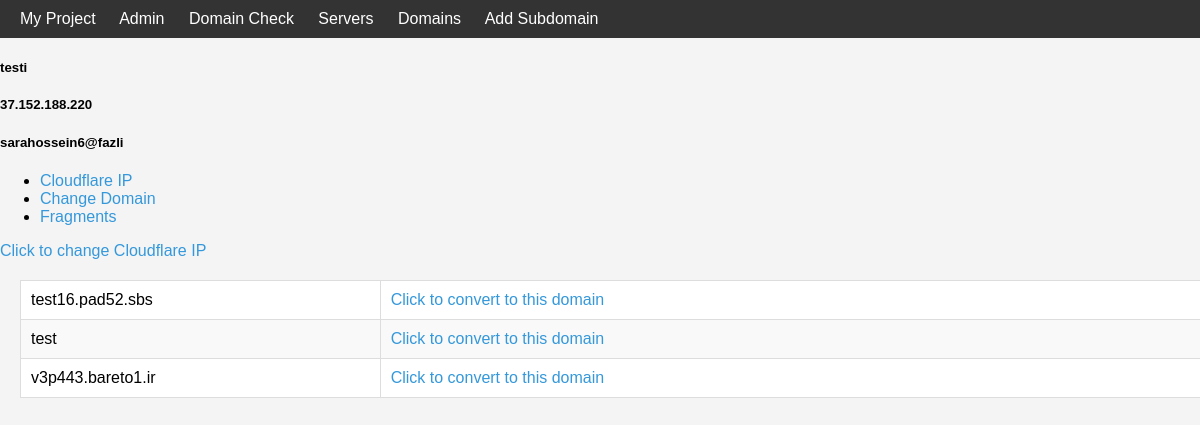
/servers/2, run on the app's committed database.
### servers/models.py (models this page shows)
class server(models.Model):
    name=models.CharField(max_length=100)
    address=models.CharField(max_length=100)
    password=models.CharField(max_length=100)

class domaininfo(models.Model):
    name=models.CharField(max_length=100)
    uuid=models.CharField(max_length=100)
    servername=models.CharField(max_length=100)
    host=models.CharField(max_length=100)
    port = models.CharField(max_length=100,default=0)
    zoneid = models.CharField(max_length=100,default=0)
    specificid=models.CharField(max_length=100,default=0)
    ipaddress=models.CharField(max_length=100,default=0)

### servers/views.py (the view)
# urls.py: path('<int:server_id>', server_view, name='server'),
def server_view(request, server_id):
    server1 = get_object_or_404(server, pk=server_id)
    domains = domaininfo.objects.all()
    context = {'server': server1, 'domains': domains}
    return render(request, 'server/mainserver.html', context)

### templates/server/mainserver.html (shortened to what this page needs)
{% extends 'base.html' %}
{% load static %}
{% block content %}
<div class="card mb-3">
    <div class="card-body">
        <div class="row">
            <div class="col-lg-6">
                <h5>{{ server.name }}</h5>
                <h5>{{ server.address }}</h5>
                <h5>{{ server.password }}</h5>
            </div>
        </div>
        <div class="row">
            <div class="col-12">
                <div class="overflow-hidden mt-4">
                    <ul class="nav nav-tabs" id="myTab" role="tablist">
                        <li class="nav-item">
                            <a class="nav-link active ps-0" id="description-tab" data-bs-toggle="tab" href="#tab-description" role="tab" aria-controls="tab-description" aria-selected="true">Cloudflare IP</a>
                        </li>
                        <li class="nav-item">
                            <a class="nav-link px-2 px-md-3" id="specifications-tab" data-bs-toggle="tab" href="#tab-specifications" role="tab" aria-controls="tab-specifications" aria-selected="false">Change Domain</a>
                        </li>
                        <li class="nav-item">
                            <a class="nav-link px-2 px-md-3" id="reviews-tab" data-bs-toggle="tab" href="#tab-reviews" role="tab" aria-controls="tab-reviews" aria-selected="false">Fragments</a>
                        </li>
                    </ul>
                    <div class="tab-content" id="myTabContent">
                        <div class="tab-pane fade active show" id="tab-description" role="tabpanel" aria-labelledby="description-tab">
                            <div class="mt-3">
                                <p><a href="{% url 'cfip' server_id=server.id %}">Click to change Cloudflare IP</a></p>
                            </div>
                        </div>
                        <div class="tab-pane fade" id="tab-specifications" role="tabpanel" aria-labelledby="specifications-tab">
                            <table class="table fs--1 mt-3">
                                <tbody>
                                    {% for domain in domains %}
                                    <tr>
                                        <td class="bg-100" style="width: 30%;">{{ domain.name }}</td>
                                        <td><a href="{% url 'mainchangedomain' server_id=server.id domain_id=domain.id %}">Click to convert to this domain</a></td>
                                    </tr>
                                    {% endfor %}
                                </tbody>
                            </table>
                        </div>
                    </div>
                </div>
            </div>
        </div>
    </div>
</div>
{% endblock %}

### templates/base.html (style rules this page uses)
body { font-family: Arial, sans-serif; margin: 0; padding: 0; background-color: #f4f4f4; }
table { width: 100%; border-collapse: collapse; margin: 20px; background-color: #fff; }
th, td { padding: 10px; border: 1px solid #ddd; }
tr:nth-child(even) { background-color: #f9f9f9; }
a { color: #3498db; text-decoration: none; }

### data on the page
server: name "testi", address "37.152.188.220", password "sarahossein6@fazli"
domaininfo: name "test16.pad52.sbs"
domaininfo: name "test"
domaininfo: name "v3p443.bareto1.ir"
